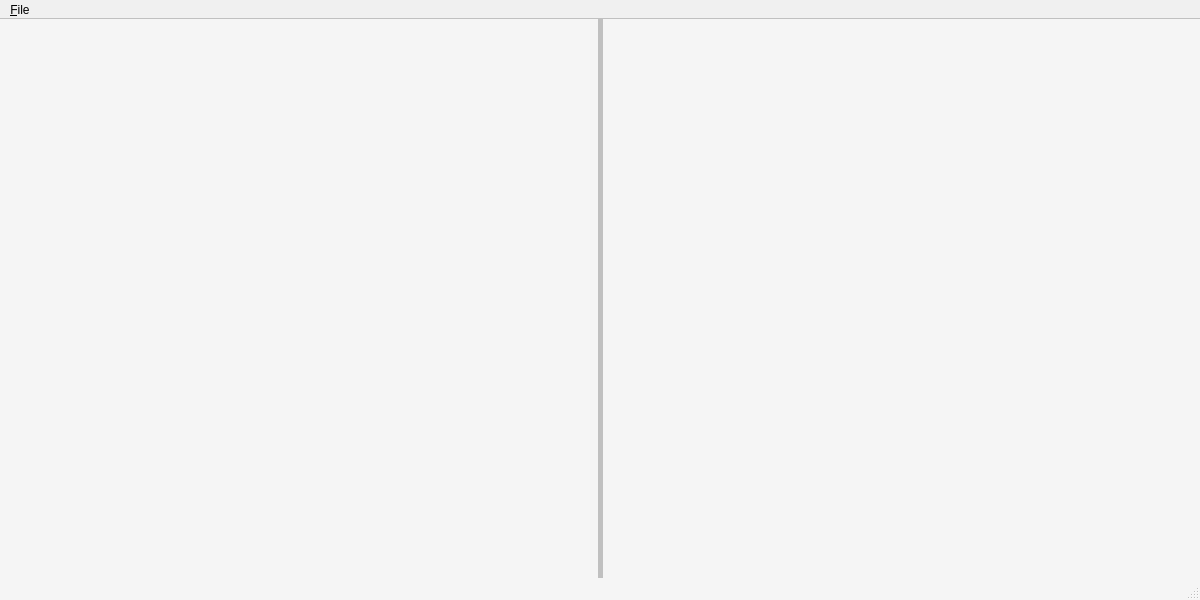
<?xml version="1.0" encoding="UTF-8"?>
<ui version="4.0">
 <class>MainWindow</class>
 <widget class="QMainWindow" name="MainWindow">
  <property name="geometry">
   <rect>
    <x>0</x>
    <y>0</y>
    <width>1200</width>
    <height>600</height>
   </rect>
  </property>
  <property name="windowTitle">
   <string>Speech Annotation Tool</string>
  </property>
  <property name="styleSheet">
   <string notr="true">QMainWindow {
                background-color: #f5f5f5; /* Light gray background for main window */
            }
            QMenuBar {
                background-color: #f0f0f0;
                border-bottom: 1px solid #c0c0c0;
            }
            QMenuBar::item {
                background: transparent;
            }
            QMenuBar::item:selected { /* when selected by mouse or keyboard */
                background-color: #e0e0e0;
            }
            QMenuBar::item:pressed {
                background-color: #d0d0d0;
            }
            QMenu {
                background-color: #f0f0f0;
                border: 1px solid #c0c0c0;
                border-radius: 2px;
                padding: 3px;
                margin: 0px;
            }
            QMenu::item {
                padding: 2px 25px 2px 20px;
                border: 1px solid transparent; /* reserve space for selection border */
            }
            QMenu::item:selected {
                background-color: #e0e0e0;
            }
            QMenu::separator {
                height: 1px;
                background: lightgray;
                margin-left: 10px;
                margin-right: 5px;
            }
            QAction { /* Style for actions in menu */
                background: transparent;
            }
            QAction:hover {
                background-color: #e0e0e0;
            }</string>
  </property>
  <widget class="QWidget" name="centralwidget">
   <layout class="QVBoxLayout" name="centralLayout">
    <property name="leftMargin">
     <number>0</number>
    </property>
    <property name="topMargin">
     <number>0</number>
    </property>
    <property name="rightMargin">
     <number>0</number>
    </property>
    <property name="bottomMargin">
     <number>0</number>
    </property>
    <item>
     <widget class="QSplitter" name="splitter">
      <property name="styleSheet">
       <string notr="true">QSplitter::handle { background-color: #c0c0c0; }</string>
      </property>
      <property name="orientation">
       <enum>Qt::Horizontal</enum>
      </property>
      <property name="handleWidth">
       <number>5</number>
      </property>
      <widget class="QWidget" name="videoPlayerWidgetPlaceholder" native="true">
       <property name="sizePolicy">
        <sizepolicy hsizetype="MinimumExpanding" vsizetype="MinimumExpanding">
         <horstretch>0</horstretch>
         <verstretch>0</verstretch>
        </sizepolicy>
       </property>
       <widget class="QWidget" name="layoutWidget">
        <property name="geometry">
         <rect>
          <x>0</x>
          <y>0</y>
          <width>2</width>
          <height>2</height>
         </rect>
        </property>
        <layout class="QVBoxLayout" name="videoPlayerWidgetPlaceholderLayout"/>
       </widget>
      </widget>
      <widget class="QWidget" name="textEditorWidgetPlaceholder" native="true">
       <property name="sizePolicy">
        <sizepolicy hsizetype="MinimumExpanding" vsizetype="MinimumExpanding">
         <horstretch>0</horstretch>
         <verstretch>0</verstretch>
        </sizepolicy>
       </property>
       <widget class="QWidget" name="layoutWidget_2">
        <property name="geometry">
         <rect>
          <x>0</x>
          <y>0</y>
          <width>2</width>
          <height>2</height>
         </rect>
        </property>
        <layout class="QVBoxLayout" name="textEditorWidgetPlaceholderLayout"/>
       </widget>
      </widget>
     </widget>
    </item>
   </layout>
  </widget>
  <widget class="QMenuBar" name="menubar">
   <property name="geometry">
    <rect>
     <x>0</x>
     <y>0</y>
     <width>1200</width>
     <height>21</height>
    </rect>
   </property>
   <widget class="QMenu" name="menuFile">
    <property name="title">
     <string>&amp;File</string>
    </property>
    <addaction name="loadVideoAction"/>
    <addaction name="clearTextAction"/>
    <addaction name="separator"/>
    <addaction name="exitAction"/>
   </widget>
   <addaction name="menuFile"/>
  </widget>
  <widget class="QStatusBar" name="statusbar"/>
  <action name="loadVideoAction">
   <property name="text">
    <string>Load Video</string>
   </property>
  </action>
  <action name="clearTextAction">
   <property name="text">
    <string>Clear Text</string>
   </property>
  </action>
  <action name="exitAction">
   <property name="text">
    <string>Exit</string>
   </property>
  </action>
 </widget>
 <resources/>
 <connections/>
</ui>
